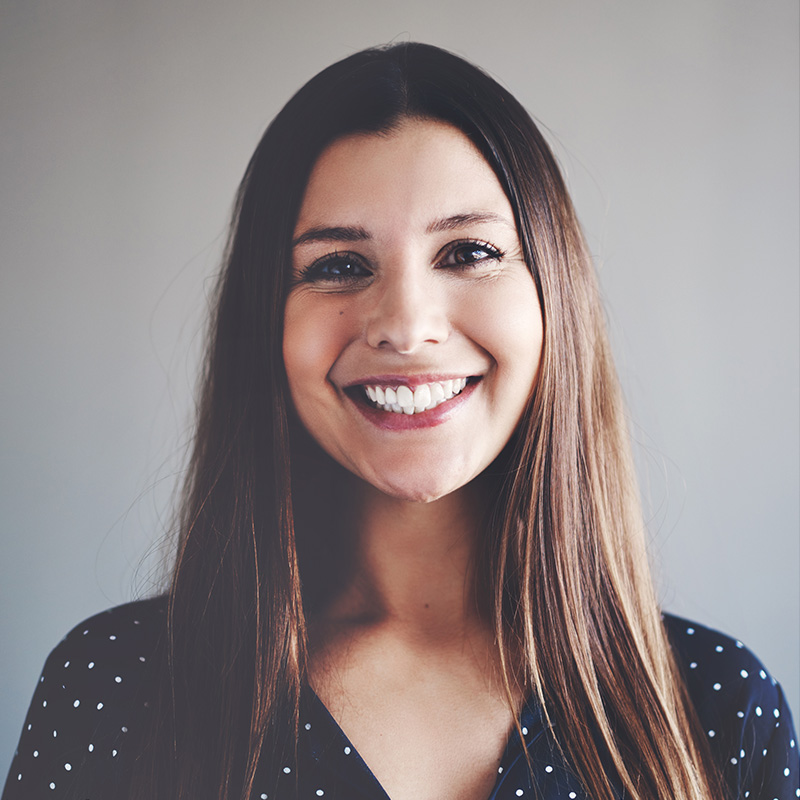
#> input picture Week4/week-4_lab-2/team2.jpg, 800 x 800 px
$ python task3_bit_plane_slicing.py
#> lines starting #> are read from the running program, lines starting #| are printed output that depends on the picture; after the words box and inside, x2 and y2 are one past the last pixel; in counts of white or black regions, pixels touching at a corner belong together
import cv2
import numpy as np
import matplotlib.pyplot as plt


def displayBitResponse(img):
    """
    Takes a grayscale image (uint8) and displays all 8 bit-plane images.

    Each pixel value is 8 bits: b7 b6 b5 b4 b3 b2 b1 b0
      - bit 0 (LSB) = bit plane 1 → least significant, mostly noise
      - bit 7 (MSB) = bit plane 8 → most significant, carries structural info

    For each plane k (1..8):
        plane = (img >> (k-1)) & 1        # extract k-th bit
    Multiply by 255 so the binary image is visible (0 or 255).
    """
    if img.ndim == 3:
        img = cv2.cvtColor(img, cv2.COLOR_BGR2GRAY)

    fig, axes = plt.subplots(2, 4, figsize=(14, 7))
    axes = axes.flatten()

    for k in range(1, 9):                        # k = 1 (LSB) … 8 (MSB)
        bit_plane = ((img >> (k - 1)) & 1) * 255
        bit_plane = bit_plane.astype(np.uint8)

        axes[k - 1].imshow(bit_plane, cmap='gray')
        axes[k - 1].set_title(f"bit plane{k}")
        axes[k - 1].axis('off')

    plt.suptitle("Bit-Plane Slicing – All 8 Planes\n"
                 "(Plane 1 = LSB, noisy | Plane 8 = MSB, structurally dominant)", y=1.02)
    plt.tight_layout()
    plt.show()


# ─── Load and run ─────────────────────────────────────────────────────────────
img = cv2.imread("team2.jpg", cv2.IMREAD_GRAYSCALE)
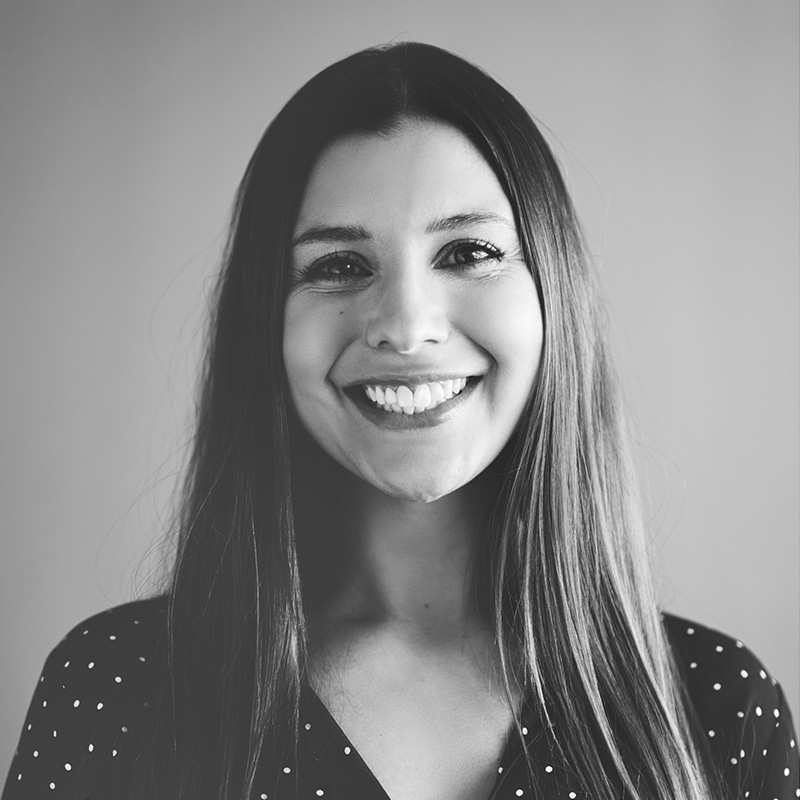
#> img: shape (800, 800); min 5, max 255, mean 136.1

if img is None:
    print("[ERROR] team2.jpg not found. Place it in the same directory.")
else:
    displayBitResponse(img)
#> the loop in displayBitResponse, `for k in range(1, 9):` made 8 passes
#> pass 1, in displayBitResponse, `bit_plane = ((img >> (k - 1)) & 1) * 255`:
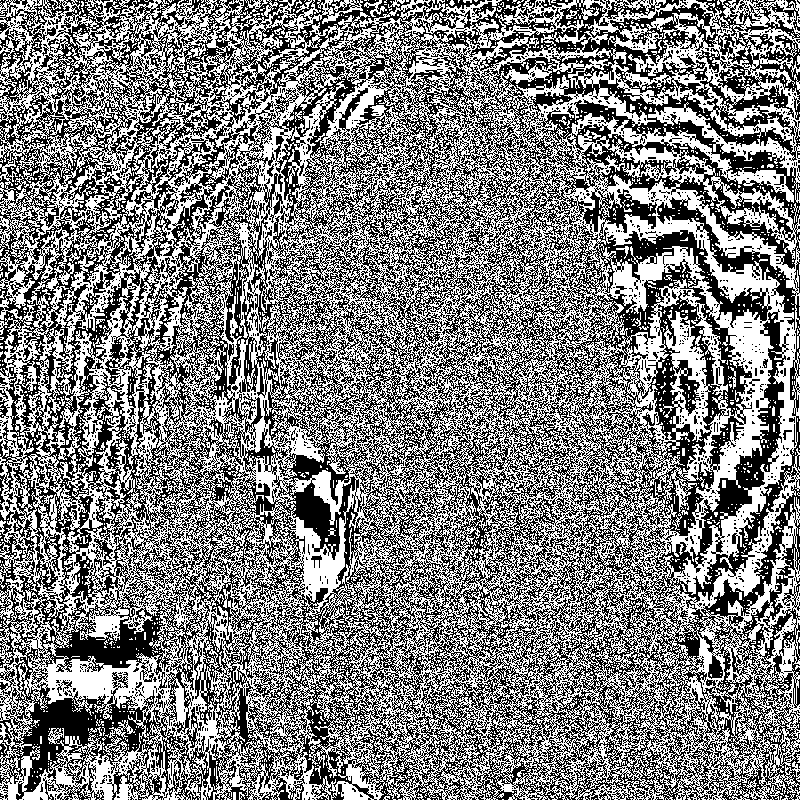
#> bit_plane: shape (800, 800); 50.1% white; black in thin lines or dots
#> pass 2, in displayBitResponse, `bit_plane = ((img >> (k - 1)) & 1) * 255`:
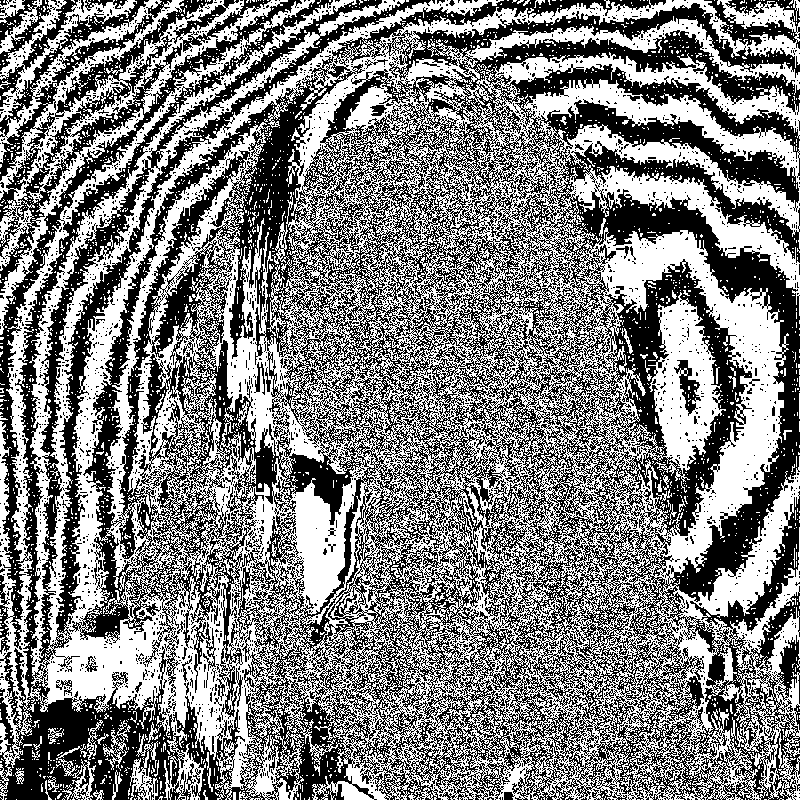
#> bit_plane: shape (800, 800); 50.4% white; 3236 black regions (3166 under 20 px), largest, box (x1, y1, x2, y2) and area: (0, 0, 800, 800) 301000, (704, 0, 800, 49) 1792, (0, 0, 56, 71) 1135
#> pass 3, in displayBitResponse, `bit_plane = ((img >> (k - 1)) & 1) * 255`:
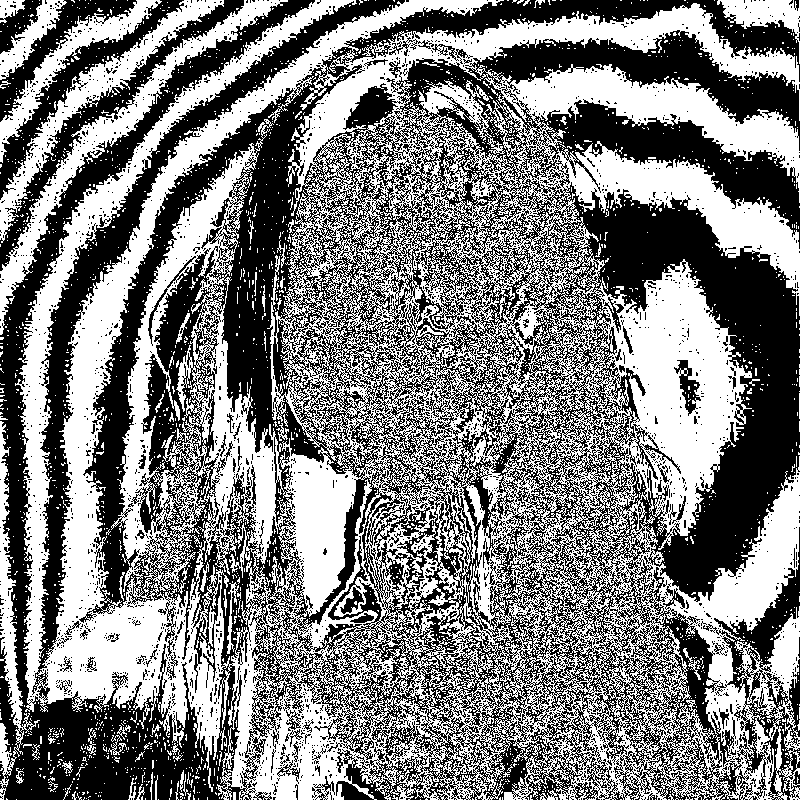
#> bit_plane: shape (800, 800); 49.7% white; 2882 white regions (2810 under 20 px), largest, box (x1, y1, x2, y2) and area: (15, 0, 800, 800) 282511, (0, 0, 288, 335) 7674, (0, 0, 224, 243) 5947
#> in displayBitResponse, `plt.show()`:
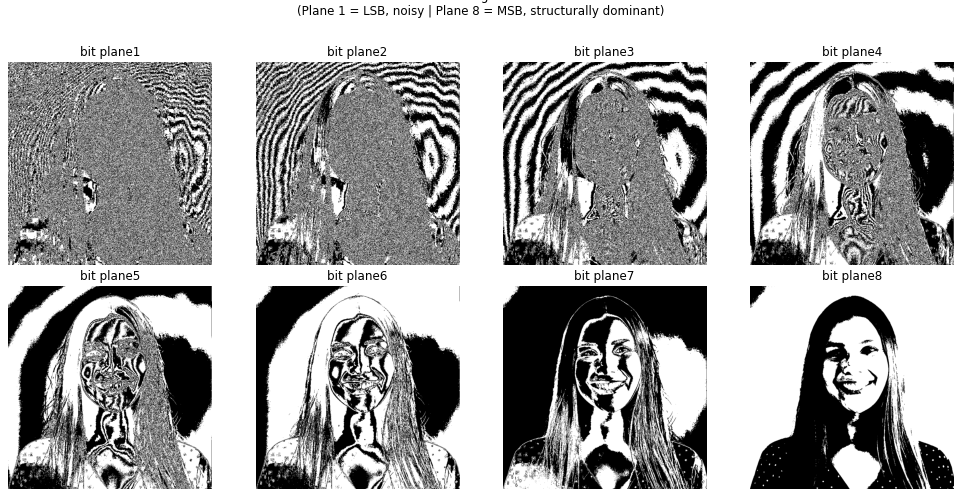
#> figure drawn by matplotlib, 8 panels
